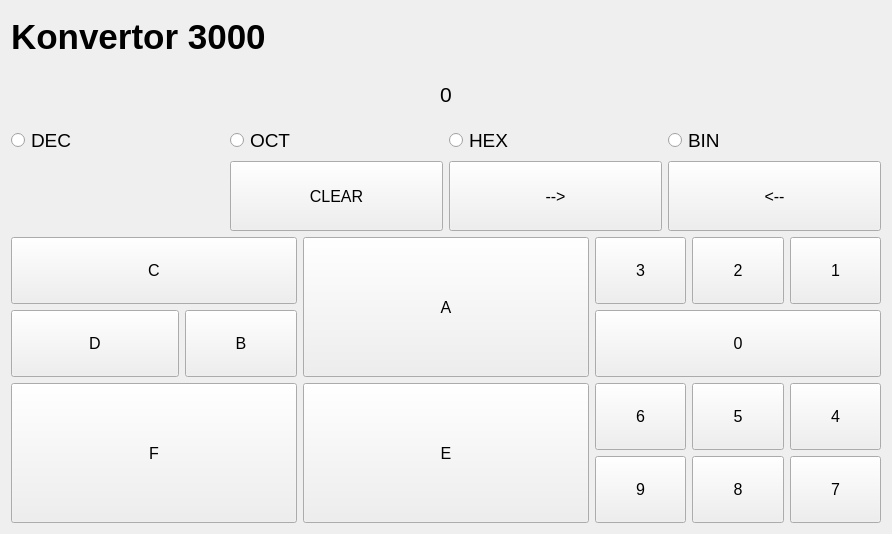
<?xml version="1.0" encoding="UTF-8"?>
<ui version="4.0">
 <class>MainWindow</class>
 <widget class="QMainWindow" name="MainWindow">
  <property name="geometry">
   <rect>
    <x>0</x>
    <y>0</y>
    <width>892</width>
    <height>534</height>
   </rect>
  </property>
  <property name="windowTitle">
   <string>Najbolji konvertor na svetu.</string>
  </property>
  <widget class="QWidget" name="centralWidget">
   <layout class="QVBoxLayout" name="verticalLayout" stretch="10,10,10,70">
    <item>
     <widget class="QLabel" name="label_1">
      <property name="enabled">
       <bool>true</bool>
      </property>
      <property name="sizePolicy">
       <sizepolicy hsizetype="Preferred" vsizetype="Preferred">
        <horstretch>0</horstretch>
        <verstretch>0</verstretch>
       </sizepolicy>
      </property>
      <property name="font">
       <font>
        <pointsize>26</pointsize>
        <weight>75</weight>
        <bold>true</bold>
       </font>
      </property>
      <property name="autoFillBackground">
       <bool>false</bool>
      </property>
      <property name="text">
       <string>Konvertor 3000</string>
      </property>
     </widget>
    </item>
    <item>
     <layout class="QHBoxLayout" name="valueConteiner" stretch="40">
      <item>
       <widget class="QLabel" name="conValueLabel">
        <property name="font">
         <font>
          <pointsize>16</pointsize>
         </font>
        </property>
        <property name="layoutDirection">
         <enum>Qt::LeftToRight</enum>
        </property>
        <property name="text">
         <string>0</string>
        </property>
        <property name="alignment">
         <set>Qt::AlignCenter</set>
        </property>
       </widget>
      </item>
     </layout>
    </item>
    <item>
     <layout class="QHBoxLayout" name="horizontalLayout">
      <item>
       <widget class="QRadioButton" name="radioDEC">
        <property name="font">
         <font>
          <pointsize>14</pointsize>
         </font>
        </property>
        <property name="text">
         <string>DEC</string>
        </property>
       </widget>
      </item>
      <item>
       <widget class="QRadioButton" name="radioOCT">
        <property name="font">
         <font>
          <pointsize>14</pointsize>
         </font>
        </property>
        <property name="text">
         <string>OCT</string>
        </property>
       </widget>
      </item>
      <item>
       <widget class="QRadioButton" name="radioHEX">
        <property name="font">
         <font>
          <pointsize>14</pointsize>
         </font>
        </property>
        <property name="text">
         <string>HEX</string>
        </property>
       </widget>
      </item>
      <item>
       <widget class="QRadioButton" name="radioBIN">
        <property name="font">
         <font>
          <pointsize>14</pointsize>
         </font>
        </property>
        <property name="text">
         <string>BIN</string>
        </property>
       </widget>
      </item>
     </layout>
    </item>
    <item>
     <layout class="QVBoxLayout" name="verticalLayout_2" stretch="20,40,40">
      <item>
       <layout class="QHBoxLayout" name="horizontalLayout_2">
        <item>
         <layout class="QVBoxLayout" name="verticalLayout_3">
          <item>
           <widget class="QLabel" name="label">
            <property name="text">
             <string/>
            </property>
           </widget>
          </item>
         </layout>
        </item>
        <item>
         <widget class="QPushButton" name="buttonClear">
          <property name="sizePolicy">
           <sizepolicy hsizetype="Minimum" vsizetype="Preferred">
            <horstretch>0</horstretch>
            <verstretch>0</verstretch>
           </sizepolicy>
          </property>
          <property name="font">
           <font>
            <pointsize>12</pointsize>
           </font>
          </property>
          <property name="text">
           <string>CLEAR</string>
          </property>
         </widget>
        </item>
        <item>
         <widget class="QPushButton" name="buttonRight">
          <property name="sizePolicy">
           <sizepolicy hsizetype="Minimum" vsizetype="Preferred">
            <horstretch>0</horstretch>
            <verstretch>0</verstretch>
           </sizepolicy>
          </property>
          <property name="font">
           <font>
            <pointsize>12</pointsize>
           </font>
          </property>
          <property name="text">
           <string>--&gt;</string>
          </property>
         </widget>
        </item>
        <item>
         <widget class="QPushButton" name="buttonLeft">
          <property name="sizePolicy">
           <sizepolicy hsizetype="Minimum" vsizetype="Preferred">
            <horstretch>0</horstretch>
            <verstretch>0</verstretch>
           </sizepolicy>
          </property>
          <property name="font">
           <font>
            <pointsize>12</pointsize>
           </font>
          </property>
          <property name="text">
           <string>&lt;--</string>
          </property>
         </widget>
        </item>
       </layout>
      </item>
      <item>
       <layout class="QHBoxLayout" name="horizontalLayout_3" stretch="33,33,33">
        <item>
         <layout class="QGridLayout" name="gridLayout">
          <item row="0" column="0" colspan="2">
           <widget class="QPushButton" name="buttonc">
            <property name="sizePolicy">
             <sizepolicy hsizetype="Minimum" vsizetype="Preferred">
              <horstretch>0</horstretch>
              <verstretch>0</verstretch>
             </sizepolicy>
            </property>
            <property name="font">
             <font>
              <pointsize>12</pointsize>
             </font>
            </property>
            <property name="text">
             <string>C</string>
            </property>
           </widget>
          </item>
          <item row="1" column="0" colspan="2">
           <layout class="QHBoxLayout" name="horizontalLayout_4" stretch="60,40">
            <item>
             <widget class="QPushButton" name="buttond">
              <property name="sizePolicy">
               <sizepolicy hsizetype="Minimum" vsizetype="Preferred">
                <horstretch>60</horstretch>
                <verstretch>0</verstretch>
               </sizepolicy>
              </property>
              <property name="font">
               <font>
                <pointsize>12</pointsize>
               </font>
              </property>
              <property name="text">
               <string>D</string>
              </property>
             </widget>
            </item>
            <item>
             <widget class="QPushButton" name="buttonb">
              <property name="sizePolicy">
               <sizepolicy hsizetype="Minimum" vsizetype="Preferred">
                <horstretch>40</horstretch>
                <verstretch>0</verstretch>
               </sizepolicy>
              </property>
              <property name="font">
               <font>
                <pointsize>12</pointsize>
               </font>
              </property>
              <property name="text">
               <string>B</string>
              </property>
             </widget>
            </item>
           </layout>
          </item>
         </layout>
        </item>
        <item>
         <widget class="QPushButton" name="buttona">
          <property name="sizePolicy">
           <sizepolicy hsizetype="Preferred" vsizetype="Preferred">
            <horstretch>0</horstretch>
            <verstretch>0</verstretch>
           </sizepolicy>
          </property>
          <property name="font">
           <font>
            <pointsize>12</pointsize>
           </font>
          </property>
          <property name="text">
           <string>A</string>
          </property>
         </widget>
        </item>
        <item>
         <layout class="QGridLayout" name="gridLayout_2">
          <item row="0" column="2">
           <widget class="QPushButton" name="button1">
            <property name="sizePolicy">
             <sizepolicy hsizetype="Preferred" vsizetype="Preferred">
              <horstretch>0</horstretch>
              <verstretch>0</verstretch>
             </sizepolicy>
            </property>
            <property name="font">
             <font>
              <pointsize>12</pointsize>
             </font>
            </property>
            <property name="text">
             <string>1</string>
            </property>
           </widget>
          </item>
          <item row="0" column="1">
           <widget class="QPushButton" name="button2">
            <property name="sizePolicy">
             <sizepolicy hsizetype="Preferred" vsizetype="Preferred">
              <horstretch>0</horstretch>
              <verstretch>0</verstretch>
             </sizepolicy>
            </property>
            <property name="font">
             <font>
              <pointsize>12</pointsize>
             </font>
            </property>
            <property name="text">
             <string>2</string>
            </property>
           </widget>
          </item>
          <item row="0" column="0">
           <widget class="QPushButton" name="button3">
            <property name="sizePolicy">
             <sizepolicy hsizetype="Preferred" vsizetype="Preferred">
              <horstretch>0</horstretch>
              <verstretch>0</verstretch>
             </sizepolicy>
            </property>
            <property name="font">
             <font>
              <pointsize>12</pointsize>
             </font>
            </property>
            <property name="text">
             <string>3</string>
            </property>
           </widget>
          </item>
          <item row="1" column="0" colspan="3">
           <widget class="QPushButton" name="button0">
            <property name="sizePolicy">
             <sizepolicy hsizetype="Preferred" vsizetype="Preferred">
              <horstretch>0</horstretch>
              <verstretch>0</verstretch>
             </sizepolicy>
            </property>
            <property name="font">
             <font>
              <pointsize>12</pointsize>
             </font>
            </property>
            <property name="text">
             <string>0</string>
            </property>
           </widget>
          </item>
         </layout>
        </item>
       </layout>
      </item>
      <item>
       <layout class="QHBoxLayout" name="horizontalLayout_5">
        <item>
         <widget class="QPushButton" name="buttonf">
          <property name="sizePolicy">
           <sizepolicy hsizetype="Minimum" vsizetype="Preferred">
            <horstretch>0</horstretch>
            <verstretch>0</verstretch>
           </sizepolicy>
          </property>
          <property name="font">
           <font>
            <pointsize>12</pointsize>
           </font>
          </property>
          <property name="text">
           <string>F</string>
          </property>
         </widget>
        </item>
        <item>
         <widget class="QPushButton" name="buttone">
          <property name="sizePolicy">
           <sizepolicy hsizetype="Minimum" vsizetype="Preferred">
            <horstretch>0</horstretch>
            <verstretch>0</verstretch>
           </sizepolicy>
          </property>
          <property name="font">
           <font>
            <pointsize>12</pointsize>
           </font>
          </property>
          <property name="text">
           <string>E</string>
          </property>
         </widget>
        </item>
        <item>
         <layout class="QGridLayout" name="gridLayout_3">
          <item row="0" column="0">
           <layout class="QGridLayout" name="gridLayout_4">
            <item row="0" column="0">
             <widget class="QPushButton" name="button6">
              <property name="sizePolicy">
               <sizepolicy hsizetype="Preferred" vsizetype="Preferred">
                <horstretch>0</horstretch>
                <verstretch>0</verstretch>
               </sizepolicy>
              </property>
              <property name="font">
               <font>
                <pointsize>12</pointsize>
               </font>
              </property>
              <property name="text">
               <string>6</string>
              </property>
             </widget>
            </item>
            <item row="2" column="1">
             <widget class="QPushButton" name="button8">
              <property name="sizePolicy">
               <sizepolicy hsizetype="Preferred" vsizetype="Preferred">
                <horstretch>0</horstretch>
                <verstretch>0</verstretch>
               </sizepolicy>
              </property>
              <property name="font">
               <font>
                <pointsize>12</pointsize>
               </font>
              </property>
              <property name="text">
               <string>8</string>
              </property>
             </widget>
            </item>
            <item row="0" column="1">
             <widget class="QPushButton" name="button5">
              <property name="sizePolicy">
               <sizepolicy hsizetype="Preferred" vsizetype="Preferred">
                <horstretch>0</horstretch>
                <verstretch>0</verstretch>
               </sizepolicy>
              </property>
              <property name="font">
               <font>
                <pointsize>12</pointsize>
               </font>
              </property>
              <property name="text">
               <string>5</string>
              </property>
             </widget>
            </item>
            <item row="2" column="0">
             <widget class="QPushButton" name="button9">
              <property name="sizePolicy">
               <sizepolicy hsizetype="Preferred" vsizetype="Preferred">
                <horstretch>0</horstretch>
                <verstretch>0</verstretch>
               </sizepolicy>
              </property>
              <property name="font">
               <font>
                <pointsize>12</pointsize>
               </font>
              </property>
              <property name="text">
               <string>9</string>
              </property>
             </widget>
            </item>
            <item row="0" column="2">
             <widget class="QPushButton" name="button4">
              <property name="sizePolicy">
               <sizepolicy hsizetype="Preferred" vsizetype="Preferred">
                <horstretch>0</horstretch>
                <verstretch>0</verstretch>
               </sizepolicy>
              </property>
              <property name="font">
               <font>
                <pointsize>12</pointsize>
               </font>
              </property>
              <property name="text">
               <string>4</string>
              </property>
             </widget>
            </item>
            <item row="2" column="2">
             <widget class="QPushButton" name="button7">
              <property name="sizePolicy">
               <sizepolicy hsizetype="Preferred" vsizetype="Preferred">
                <horstretch>0</horstretch>
                <verstretch>0</verstretch>
               </sizepolicy>
              </property>
              <property name="font">
               <font>
                <pointsize>12</pointsize>
               </font>
              </property>
              <property name="text">
               <string>7</string>
              </property>
             </widget>
            </item>
           </layout>
          </item>
         </layout>
        </item>
       </layout>
      </item>
     </layout>
    </item>
   </layout>
  </widget>
 </widget>
 <layoutdefault spacing="6" margin="11"/>
 <resources/>
 <connections/>
</ui>
